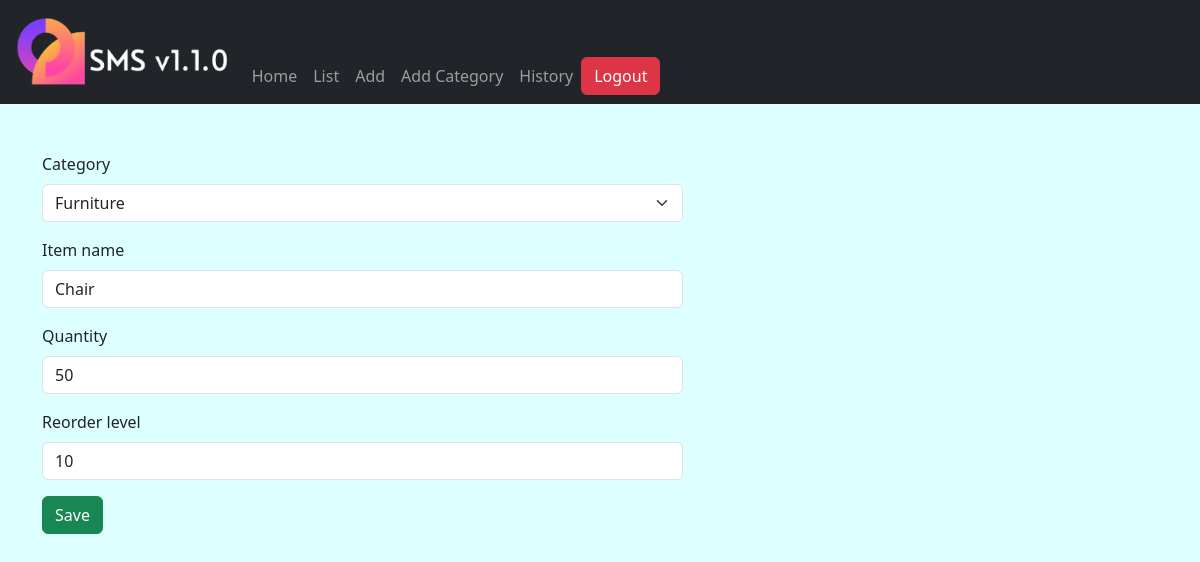
Page /stock/update/16/ (signed in) on the earlier database version.
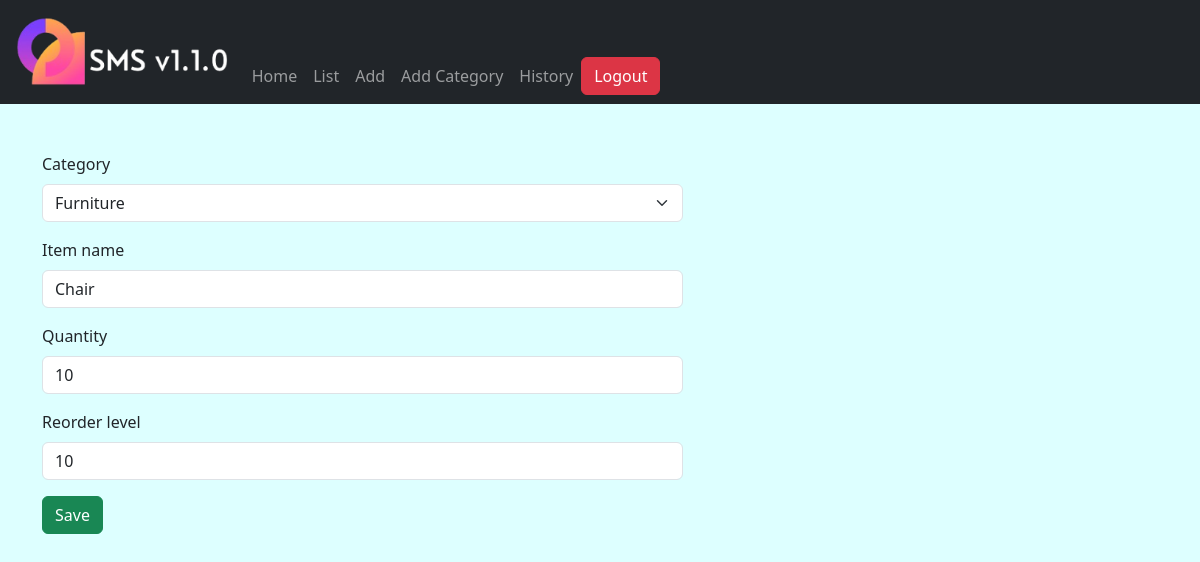
Same page on the later database version.
### stockmgt/models.py (models this page shows, shortened)
class Stock(models.Model):
    category = models.ForeignKey(Category, on_delete=models.CASCADE, blank=True, null=True)
    item_name = models.CharField(max_length=50, blank=True, null=True)
    quantity = models.IntegerField(default='0', blank=True, null=True)
    receive_quantity = models.IntegerField(default='0', blank=True, null=True)
    receive_by = models.CharField(max_length=50, blank=True, null=True)
    issue_quantity = models.IntegerField(default='0', blank=True, null=True)
    issue_by = models.CharField(max_length=50, blank=True, null=True)
    issue_to = models.CharField(max_length=50, blank=True, null=True)
    phone_number = models.CharField(max_length=50, blank=True, null=True)
    created_by = models.CharField(max_length=50, blank=True, null=True)
    reorder_level = models.IntegerField(default='0', blank=True, null=True)
    timestamp = models.DateTimeField(auto_now_add=True, auto_now=False)
    last_updated = models.DateTimeField(auto_now_add=False, auto_now=True)
    export_to_CSV = models.BooleanField(default=False)

### stockmgt/views.py (the view)
# urls.py: path('update/<str:id>/', update_item, name='update'),
@login_required(login_url=('/accounts/login'))
def update_item(request, id):
    queryset = Stock.objects.get(id=id)
    form = StockCreateForm(instance=queryset)
    if request.method == 'POST':
        form = StockUpdateForm(request.POST,instance=queryset)
        if form.is_valid:
            form.save()
            messages.success(request, "Updated Successfully")
            return redirect('stock:list')
    context = {
        'form':form
    }
    return render(request, 'stock/add.html', context)

### stockmgt/forms.py (shortened to what this page needs)
class StockCreateForm(forms.ModelForm):
    class Meta:
        model = Stock
        fields = ['category', 'item_name', 'quantity', 'reorder_level']

### stockmgt/models.py (called while the page is built)
    def __str__(self):
        return self.name

### stockmgt/templates/stock/add.html (shortened to what this page needs)
{% extends 'base.html' %}
{% load bootstrap5 %}
{% block content %}
    <form class="container mt-5" method="post" action="">
        <div class="row">
            {% for field in form %}
            <div class="col-sm-7">
                {% bootstrap_field field %}
            </div>
            {% endfor %}
        </div>
        <input class="btn btn-success me-5" type="submit" value="Save">
    </form>
{% endblock%}

Differences in the rows shown:
changed Stock "Furniture": quantity "50" → "10"
